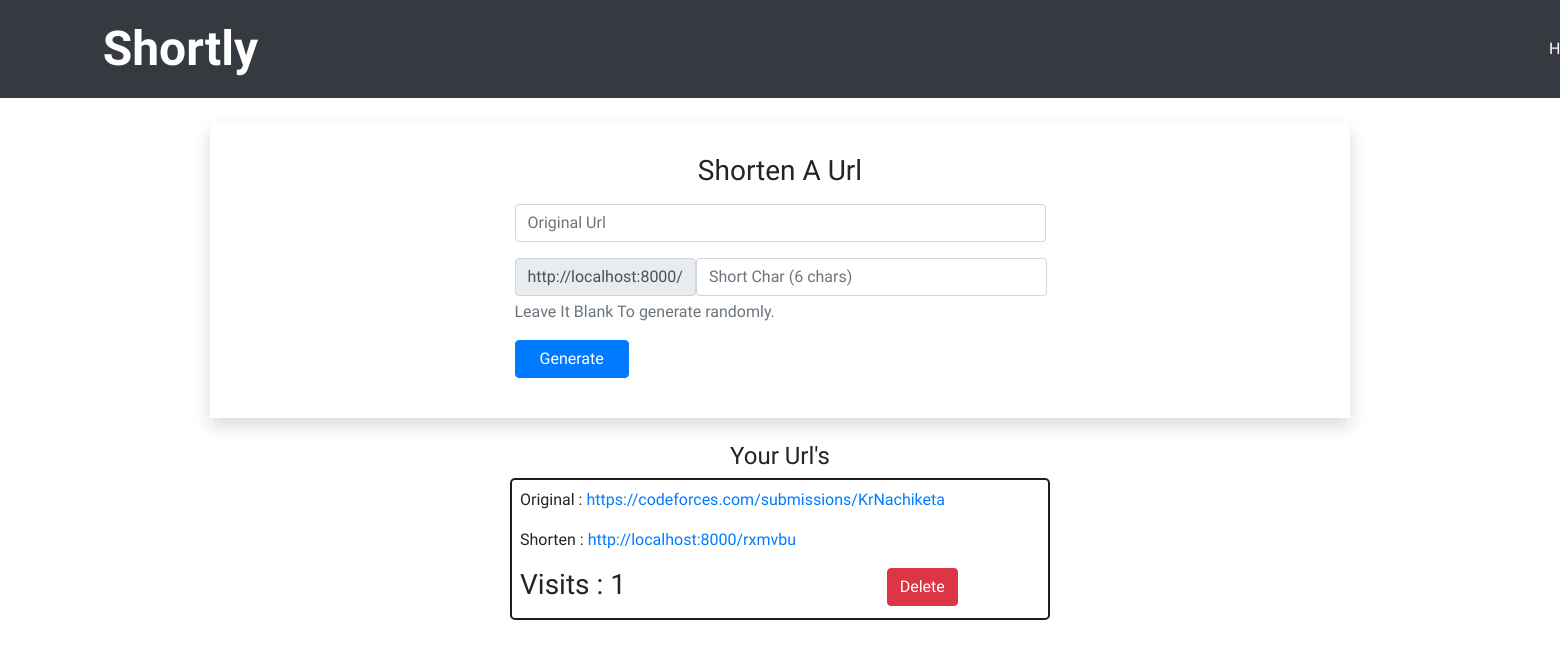
Before: /dashboard/ (signed in) with the older database file.
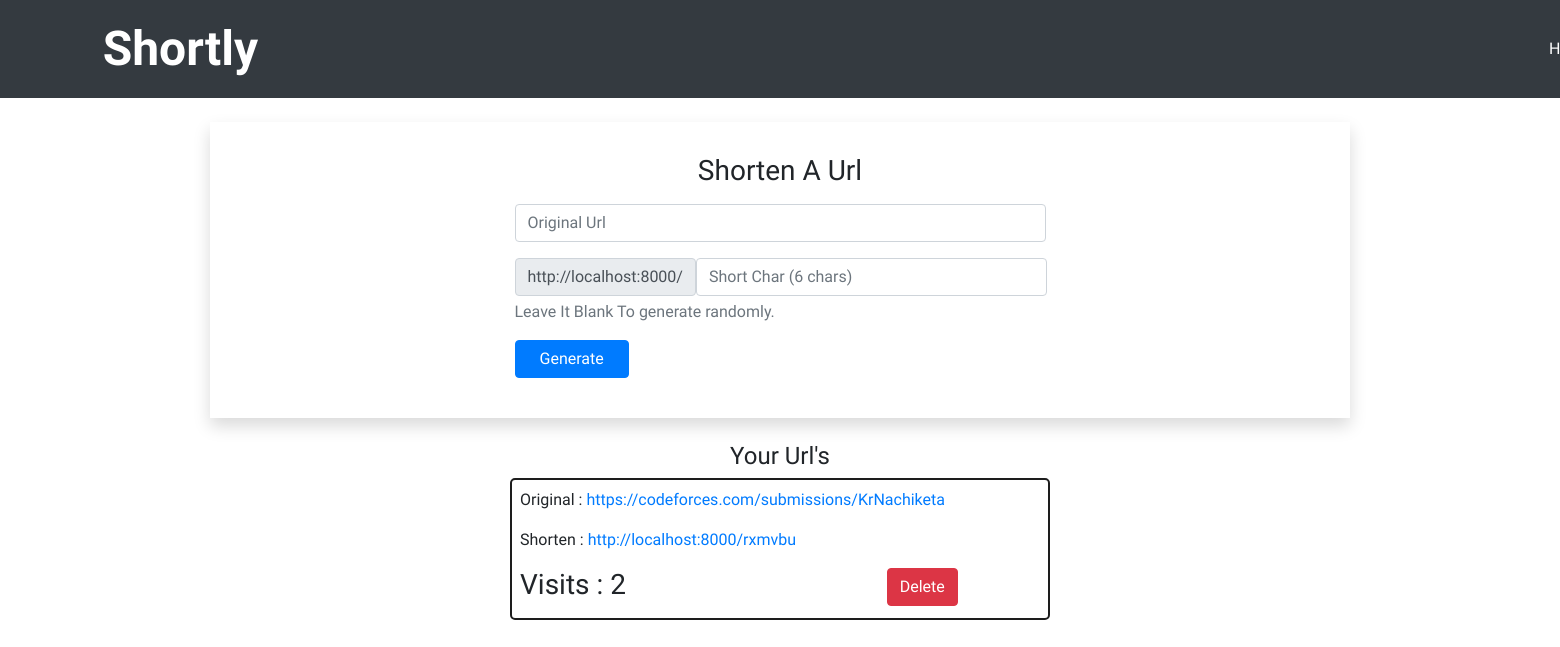
After: the same page with the newer database file.
### urlhandler/models.py (models this page shows)
class shorturl(models.Model):
    original_url = models.URLField(blank=False)
    short_query = models.CharField(blank=False, max_length=8)
    visits = models.IntegerField(default=0)
    user = models.ForeignKey(User, on_delete=models.CASCADE)

### urlhandler/views.py (the view)
# urls.py: path('dashboard/',dashboard, name="dashboard"),
@login_required(login_url='/login/')
def dashboard(request):
    usr = request.user
    urls = shorturl.objects.filter(user=usr)
    return render(request, 'dashboard.html', {'urls': urls})

### templates/dashboard.html (shortened to what this page needs)
{% extends 'nav.html' %}
{% block content %}
<div class="container shadow p-4">
    <div class="row">
        <div class="col-12 text-center py-2">
            <h3>Shorten A Url</h3>
        </div>
        <div class="col-10 col-sm-10 col-md-6 mx-auto">
            <form action="{% url 'generate'%}" method="POST">
                <div class="form-group">
                    <input type="url" name="original" class="form-control" placeholder="Original Url">
                </div>
                <div class="form-group">
                    <div class="input-group-prepend">
                        <div class="input-group-text">http://localhost:8000/</div>
                        <input type="text" name="short" class="form-control" placeholder="Short Char (6 chars)"
                            maxlength="6" id="short">
                    </div>
                    <p id="shorthelp" class="form-text text-muted">Leave It Blank To generate randomly.</p>
                </div>
                <div class="form-group">
                    <input type="submit" class="btn btn-primary px-4" value="Generate">
                </div>
            </form>
        </div>
    </div>
</div>
<div class="container my-4">
    <div class="row">
        <div class="col-12 text-center">
            <h4>Your Url's</h4>
        </div>
    </div>
    <div class="row justify-content-between">
        {% for u in urls %}
        <div class="col-10 col-sm-10 col-md-6 mb-2 mx-auto">
            <div style="overflow: hidden;" class="customcontainer p-2">
                <p style="text-overflow: ellipsis;">Original : <a href="{{ u.original_url }}" target="_blank"
                        class="card-link">{{ u.original_url }}</a>
                </p>
                <p>Shorten : <a href="http://localhost:8000/{{ u.short_query }}" target="_blank"
                        class="card-link">http://localhost:8000/{{ u.short_query }}</a></p>
                <div class="row justify-content-between">
                    <div class="col-6 col-sm-6 ">
                        <h3>Visits : {{ u.visits }} </h3>
                    </div>
                    <div class="col-4">
                        <form action="{% url 'deleteurl' %}" method="post">
                            <input type="submit" class="btn btn-danger" value="Delete">
                        </form>
                    </div>
                </div>
            </div>
        </div>
        {% endfor %}
    </div>
</div>
</body>
</html>
{% endblock %}

Changed rows visible on the page:
changed shorturl "https://codeforces.com/submissions/KrNachiketa": visits "1" → "2"
